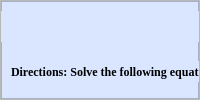
                <widget class="QWidget" name="applied1to5">
                 <layout class="QVBoxLayout" name="verticalLayout_28">
                  <property name="spacing">
                   <number>0</number>
                  </property>
                  <property name="leftMargin">
                   <number>0</number>
                  </property>
                  <property name="topMargin">
                   <number>0</number>
                  </property>
                  <property name="rightMargin">
                   <number>0</number>
                  </property>
                  <property name="bottomMargin">
                   <number>0</number>
                  </property>
                  <item>
                   <widget class="QFrame" name="frame_20">
                    <property name="frameShape">
                     <enum>QFrame::StyledPanel</enum>
                    </property>
                    <property name="frameShadow">
                     <enum>QFrame::Raised</enum>
                    </property>
                    <layout class="QVBoxLayout" name="verticalLayout_30">
                     <property name="spacing">
                      <number>0</number>
                     </property>
                     <property name="leftMargin">
                      <number>0</number>
                     </property>
                     <property name="topMargin">
                      <number>0</number>
                     </property>
                     <property name="rightMargin">
                      <number>0</number>
                     </property>
                     <property name="bottomMargin">
                      <number>0</number>
                     </property>
                     <item>
                      <widget class="QFrame" name="frame_61">
                       <property name="styleSheet">
                        <string notr="true">background-color: rgb(218, 229, 255);
</string>
                       </property>
                       <property name="frameShape">
                        <enum>QFrame::StyledPanel</enum>
                       </property>
                       <property name="frameShadow">
                        <enum>QFrame::Raised</enum>
                       </property>
                       <widget class="QPushButton" name="pushButton_17">
                        <property name="geometry">
                         <rect>
                          <x>590</x>
                          <y>410</y>
                          <width>81</width>
                          <height>21</height>
                         </rect>
                        </property>
                        <property name="font">
                         <font>
                          <pointsize>8</pointsize>
                          <weight>75</weight>
                          <bold>true</bold>
                          <kerning>true</kerning>
                         </font>
                        </property>
                        <property name="cursor">
                         <cursorShape>PointingHandCursor</cursorShape>
                        </property>
                        <property name="acceptDrops">
                         <bool>false</bool>
                        </property>
                        <property name="styleSheet">
                         <string notr="true">background-color: rgb(180, 203, 253);
border-radius: 10px;</string>
                        </property>
                        <property name="text">
                         <string>Next</string>
                        </property>
                        <property name="icon">
                         <iconset resource="icons.qrc">
                          <normaloff>:/icons/1CON/chevron-right.svg</normaloff>:/icons/1CON/chevron-right.svg</iconset>
                        </property>
                        <property name="iconSize">
                         <size>
                          <width>24</width>
                          <height>24</height>
                         </size>
                        </property>
                        <property name="autoDefault">
                         <bool>false</bool>
                        </property>
                       </widget>
                       <widget class="QLabel" name="label_66">
                        <property name="geometry">
                         <rect>
                          <x>10</x>
                          <y>60</y>
                          <width>281</width>
                          <height>21</height>
                         </rect>
                        </property>
                        <property name="font">
                         <font>
                          <family>Times New Roman</family>
                          <pointsize>9</pointsize>
                          <weight>75</weight>
                          <bold>true</bold>
                          <underline>false</underline>
                         </font>
                        </property>
                        <property name="mouseTracking">
                         <bool>false</bool>
                        </property>
                        <property name="text">
                         <string>Directions: Solve the following equations.</string>
                        </property>
                       </widget>
                       <widget class="QFrame" name="frame_62">
                        <property name="geometry">
                         <rect>
                          <x>10</x>
                          <y>110</y>
                          <width>651</width>
                          <height>51</height>
                         </rect>
                        </property>
                        <property name="styleSheet">
                         <string notr="true">background-color: rgb(218, 229, 255);
border-radius: 10px;</string>
                        </property>
                        <property name="frameShape">
                         <enum>QFrame::StyledPanel</enum>
                        </property>
                        <property name="frameShadow">
                         <enum>QFrame::Raised</enum>
                        </property>
                        <widget class="QLineEdit" name="lineEdit_32">
                         <property name="geometry">
                          <rect>
                           <x>480</x>
                           <y>10</y>
                           <width>171</width>
                           <height>41</height>
                          </rect>
                         </property>
                         <property name="font">
                          <font>
                           <pointsize>10</pointsize>
                          </font>
                         </property>
                         <property name="toolTip">
                          <string/>
                         </property>
                         <property name="styleSheet">
                          <string notr="true">QLineEdit {
	border: 2px solid #FFFFFF;
}

QLineEdit:focus{
	border: 2px solid #000000
}</string>
                         </property>
                         <property name="frame">
                          <bool>true</bool>
                         </property>
                         <property name="cursorPosition">
                          <number>0</number>
                         </property>
                         <property name="alignment">
                          <set>Qt::AlignLeading|Qt::AlignLeft|Qt::AlignVCenter</set>
                         </property>
                         <property name="clearButtonEnabled">
                          <bool>true</bool>
                         </property>
                        </widget>
                        <widget class="QLabel" name="label_67">
                         <property name="geometry">
                          <rect>
                           <x>10</x>
                           <y>10</y>
                           <width>451</width>
                           <height>31</height>
                          </rect>
                         </property>
                         <property name="text">
                          <string>1. The teacher ordered 23 hotdogs and 45 hamburgers for the students’ lunch.
   How many more hamburgers are there than hotdogs?</string>
                         </property>
                         <property name="wordWrap">
                          <bool>false</bool>
                         </property>
                        </widget>
                       </widget>
                       <widget class="QFrame" name="frame_63">
                        <property name="geometry">
                         <rect>
                          <x>10</x>
                          <y>170</y>
                          <width>661</width>
                          <height>51</height>
                         </rect>
                        </property>
                        <property name="styleSheet">
                         <string notr="true">background-color: rgb(218, 229, 255);
border-radius: 10px;</string>
                        </property>
                        <property name="frameShape">
                         <enum>QFrame::StyledPanel</enum>
                        </property>
                        <property name="frameShadow">
                         <enum>QFrame::Raised</enum>
                        </property>
                        <widget class="QLineEdit" name="lineEdit_33">
                         <property name="geometry">
                          <rect>
                           <x>560</x>
                           <y>0</y>
                           <width>91</width>
                           <height>41</height>
                          </rect>
                         </property>
                         <property name="font">
                          <font>
                           <pointsize>10</pointsize>
                          </font>
                         </property>
                         <property name="toolTip">
                          <string/>
                         </property>
                         <property name="styleSheet">
                          <string notr="true">QLineEdit {
	border: 2px solid #FFFFFF;
}

QLineEdit:focus{
	border: 2px solid #000000
}</string>
                         </property>
                         <property name="frame">
                          <bool>true</bool>
                         </property>
                         <property name="cursorPosition">
                          <number>0</number>
                         </property>
                         <property name="alignment">
                          <set>Qt::AlignLeading|Qt::AlignLeft|Qt::AlignVCenter</set>
                         </property>
                         <property name="clearButtonEnabled">
                          <bool>true</bool>
                         </property>
                        </widget>
                        <widget class="QLabel" name="label_68">
                         <property name="geometry">
                          <rect>
                           <x>10</x>
                           <y>10</y>
                           <width>531</width>
                           <height>41</height>
                          </rect>
                         </property>
                         <property name="text">
                          <string>2. There are 51 students in Mr. Stevens' class. There are 13 fewer students in Mrs. Patel's 
class than in Mr. Stevens'. How many students are there in Mrs. Patel's?</string>
                         </property>
                         <property name="wordWrap">
                          <bool>false</bool>
                         </property>
                        </widget>
                       </widget>
                       <widget class="QFrame" name="frame_64">
                        <property name="geometry">
                         <rect>
                          <x>10</x>
                          <y>230</y>
                          <width>661</width>
                          <height>41</height>
                         </rect>
                        </property>
                        <property name="styleSheet">
                         <string notr="true">background-color: rgb(218, 229, 255);
border-radius: 10px;</string>
                        </property>
                        <property name="frameShape">
                         <enum>QFrame::StyledPanel</enum>
                        </property>
                        <property name="frameShadow">
                         <enum>QFrame::Raised</enum>
                        </property>
                        <widget class="QLineEdit" name="lineEdit_34">
                         <property name="geometry">
                          <rect>
                           <x>450</x>
                           <y>0</y>
                           <width>201</width>
                           <height>41</height>
                          </rect>
                         </property>
                         <property name="font">
                          <font>
                           <pointsize>10</pointsize>
                          </font>
                         </property>
                         <property name="toolTip">
                          <string/>
                         </property>
                         <property name="styleSheet">
                          <string notr="true">QLineEdit {
	border: 2px solid #FFFFFF;
}

QLineEdit:focus{
	border: 2px solid #000000
}</string>
                         </property>
                         <property name="frame">
                          <bool>true</bool>
                         </property>
                         <property name="cursorPosition">
                          <number>0</number>
                         </property>
                         <property name="alignment">
                          <set>Qt::AlignLeading|Qt::AlignLeft|Qt::AlignVCenter</set>
                         </property>
                         <property name="clearButtonEnabled">
                          <bool>true</bool>
                         </property>
                        </widget>
                        <widget class="QLabel" name="label_69">
                         <property name="geometry">
                          <rect>
                           <x>10</x>
                           <y>0</y>
                           <width>421</width>
                           <height>41</height>
                          </rect>
                         </property>
                         <property name="text">
                          <string>3. Jodi has 1 whole of a pie. Her little brother asks for half of her slice. 
How much pie does Jodi have?</string>
                         </property>
                         <property name="wordWrap">
                          <bool>false</bool>
                         </property>
                        </widget>
                       </widget>
                       <widget class="QFrame" name="frame_65">
                        <property name="geometry">
                         <rect>
                          <x>10</x>
                          <y>290</y>
                          <width>661</width>
                          <height>51</height>
                         </rect>
                        </property>
                        <property name="styleSheet">
                         <string notr="true">background-color: rgb(218, 229, 255);
border-radius: 10px;</string>
                        </property>
                        <property name="frameShape">
                         <enum>QFrame::StyledPanel</enum>
                        </property>
                        <property name="frameShadow">
                         <enum>QFrame::Raised</enum>
                        </property>
                        <widget class="QLabel" name="label_70">
                         <property name="geometry">
                          <rect>
                           <x>10</x>
                           <y>0</y>
                           <width>271</width>
                           <height>41</height>
                          </rect>
                         </property>
                         <property name="text">
                          <string>4. Lorna earns Php 10,000 a month. 
How much does she earn in 2 years?</string>
                         </property>
                        </widget>
                        <widget class="QLineEdit" name="lineEdit_35">
                         <property name="geometry">
                          <rect>
                           <x>280</x>
                           <y>0</y>
                           <width>371</width>
                           <height>41</height>
                          </rect>
                         </property>
                         <property name="font">
                          <font>
                           <pointsize>10</pointsize>
                          </font>
                         </property>
                         <property name="toolTip">
                          <string/>
                         </property>
                         <property name="styleSheet">
                          <string notr="true">QLineEdit {
	border: 2px solid #FFFFFF;
}

QLineEdit:focus{
	border: 2px solid #000000
}</string>
                         </property>
                         <property name="frame">
                          <bool>true</bool>
                         </property>
                         <property name="cursorPosition">
                          <number>0</number>
                         </property>
                         <property name="alignment">
                          <set>Qt::AlignLeading|Qt::AlignLeft|Qt::AlignVCenter</set>
                         </property>
                         <property name="clearButtonEnabled">
                          <bool>true</bool>
                         </property>
                        </widget>
                       </widget>
                       <widget class="QFrame" name="frame_66">
                        <property name="geometry">
                         <rect>
                          <x>10</x>
                          <y>350</y>
                          <width>661</width>
                          <height>51</height>
                         </rect>
                        </property>
                        <property name="styleSheet">
                         <string notr="true">background-color: rgb(218, 229, 255);
border-radius: 10px;</string>
                        </property>
                        <property name="frameShape">
                         <enum>QFrame::StyledPanel</enum>
                        </property>
                        <property name="frameShadow">
                         <enum>QFrame::Raised</enum>
                        </property>
                        <widget class="QLineEdit" name="lineEdit_36">
                         <property name="geometry">
                          <rect>
                           <x>450</x>
                           <y>0</y>
                           <width>201</width>
                           <height>41</height>
                          </rect>
                         </property>
                         <property name="font">
                          <font>
                           <pointsize>10</pointsize>
                          </font>
                         </property>
                         <property name="toolTip">
                          <string/>
                         </property>
                         <property name="styleSheet">
                          <string notr="true">QLineEdit {
	border: 2px solid #FFFFFF;
}

QLineEdit:focus{
	border: 2px solid #000000
}</string>
                         </property>
                         <property name="frame">
                          <bool>true</bool>
                         </property>
                         <property name="cursorPosition">
                          <number>0</number>
                         </property>
                         <property name="alignment">
                          <set>Qt::AlignLeading|Qt::AlignLeft|Qt::AlignVCenter</set>
                         </property>
                         <property name="clearButtonEnabled">
                          <bool>true</bool>
                         </property>
                        </widget>
                        <widget class="QLabel" name="label_71">
                         <property name="geometry">
                          <rect>
                           <x>10</x>
                           <y>10</y>
                           <width>441</width>
                           <height>31</height>
                          </rect>
                         </property>
                         <property name="text">
                          <string>5. Obed and Dario hiked 15.1 km. in one day and 13.75 km in the next day.
How many kilometers did they hiked in all?</string>
                         </property>
                        </widget>
                       </widget>
                       <widget class="QLabel" name="label_72">
                        <property name="geometry">
                         <rect>
                          <x>0</x>
                          <y>10</y>
                          <width>681</width>
                          <height>31</height>
                         </rect>
                        </property>
                        <property name="font">
                         <font>
                          <family>Times New Roman</family>
                          <pointsize>14</pointsize>
                          <weight>75</weight>
                          <bold>true</bold>
                          <underline>false</underline>
                         </font>
                        </property>
                        <property name="mouseTracking">
                         <bool>false</bool>
                        </property>
                        <property name="text">
                         <string>Applied Problem Subtest</string>
                        </property>
                        <property name="alignment">
                         <set>Qt::AlignCenter</set>
                        </property>
                       </widget>
                       <widget class="QPushButton" name="pushButton_18">
                        <property name="geometry">
                         <rect>
                          <x>10</x>
                          <y>410</y>
                          <width>81</width>
                          <height>21</height>
                         </rect>
                        </property>
                        <property name="font">
                         <font>
                          <pointsize>8</pointsize>
                          <weight>75</weight>
                          <bold>true</bold>
                          <kerning>true</kerning>
                         </font>
                        </property>
                        <property name="cursor">
                         <cursorShape>PointingHandCursor</cursorShape>
                        </property>
                        <property name="acceptDrops">
                         <bool>false</bool>
                        </property>
                        <property name="styleSheet">
                         <string notr="true">background-color: rgb(180, 203, 253);
border-radius: 10px;</string>
                        </property>
                        <property name="text">
                         <string>Next</string>
                        </property>
                        <property name="icon">
                         <iconset resource="icons.qrc">
                          <normaloff>:/icons/1CON/chevron-left.svg</normaloff>:/icons/1CON/chevron-left.svg</iconset>
                        </property>
                        <property name="iconSize">
                         <size>
                          <width>24</width>
                          <height>24</height>
                         </size>
                        </property>
                        <property name="autoDefault">
                         <bool>false</bool>
                        </property>
                       </widget>
                      </widget>
                     </item>
                    </layout>
                   </widget>
                  </item>
                 </layout>
                </widget>
